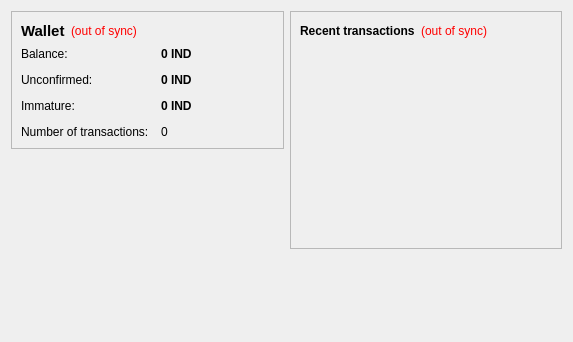
<?xml version="1.0" encoding="UTF-8"?>
<ui version="4.0">
 <class>OverviewPage</class>
 <widget class="QWidget" name="OverviewPage">
  <property name="geometry">
   <rect>
    <x>0</x>
    <y>0</y>
    <width>573</width>
    <height>342</height>
   </rect>
  </property>
  <property name="windowTitle">
   <string>Form</string>
  </property>
  <layout class="QHBoxLayout" name="horizontalLayout" stretch="1,1">
   <item>
    <layout class="QVBoxLayout" name="verticalLayout_2">
     <item>
      <widget class="QFrame" name="frame">
       <property name="frameShape">
        <enum>QFrame::StyledPanel</enum>
       </property>
       <property name="frameShadow">
        <enum>QFrame::Raised</enum>
       </property>
       <layout class="QVBoxLayout" name="verticalLayout_4">
        <item>
         <layout class="QHBoxLayout" name="horizontalLayout_4">
          <item>
           <widget class="QLabel" name="label_5">
            <property name="font">
             <font>
              <pointsize>11</pointsize>
              <weight>75</weight>
              <bold>true</bold>
             </font>
            </property>
            <property name="text">
             <string>Wallet</string>
            </property>
           </widget>
          </item>
          <item>
           <widget class="QLabel" name="labelWalletStatus">
            <property name="toolTip">
             <string>The displayed information may be out of date. Your wallet automatically synchronizes with the IndustryCoin network after a connection is established, but this process has not completed yet.</string>
            </property>
            <property name="styleSheet">
             <string notr="true">QLabel { color: red; }</string>
            </property>
            <property name="text">
             <string notr="true">(out of sync)</string>
            </property>
            <property name="alignment">
             <set>Qt::AlignLeading|Qt::AlignLeft|Qt::AlignVCenter</set>
            </property>
           </widget>
          </item>
          <item>
           <spacer name="horizontalSpacer_2">
            <property name="orientation">
             <enum>Qt::Horizontal</enum>
            </property>
            <property name="sizeHint" stdset="0">
             <size>
              <width>40</width>
              <height>20</height>
             </size>
            </property>
           </spacer>
          </item>
         </layout>
        </item>
        <item>
         <layout class="QFormLayout" name="formLayout_2">
          <property name="fieldGrowthPolicy">
           <enum>QFormLayout::AllNonFixedFieldsGrow</enum>
          </property>
          <property name="horizontalSpacing">
           <number>12</number>
          </property>
          <property name="verticalSpacing">
           <number>12</number>
          </property>
          <item row="0" column="0">
           <widget class="QLabel" name="label">
            <property name="text">
             <string>Balance:</string>
            </property>
           </widget>
          </item>
          <item row="0" column="1">
           <widget class="QLabel" name="labelBalance">
            <property name="font">
             <font>
              <weight>75</weight>
              <bold>true</bold>
             </font>
            </property>
            <property name="cursor">
             <cursorShape>IBeamCursor</cursorShape>
            </property>
            <property name="toolTip">
             <string>Your current balance</string>
            </property>
            <property name="text">
             <string notr="true">0 IND</string>
            </property>
            <property name="textInteractionFlags">
             <set>Qt::LinksAccessibleByMouse|Qt::TextSelectableByKeyboard|Qt::TextSelectableByMouse</set>
            </property>
           </widget>
          </item>
          <item row="1" column="0">
           <widget class="QLabel" name="label_3">
            <property name="text">
             <string>Unconfirmed:</string>
            </property>
           </widget>
          </item>
          <item row="1" column="1">
           <widget class="QLabel" name="labelUnconfirmed">
            <property name="font">
             <font>
              <weight>75</weight>
              <bold>true</bold>
             </font>
            </property>
            <property name="cursor">
             <cursorShape>IBeamCursor</cursorShape>
            </property>
            <property name="toolTip">
             <string>Total of transactions that have yet to be confirmed, and do not yet count toward the current balance</string>
            </property>
            <property name="text">
             <string notr="true">0 IND</string>
            </property>
            <property name="textInteractionFlags">
             <set>Qt::LinksAccessibleByMouse|Qt::TextSelectableByKeyboard|Qt::TextSelectableByMouse</set>
            </property>
           </widget>
          </item>
          <item row="3" column="0">
           <widget class="QLabel" name="label_2">
            <property name="text">
             <string>Number of transactions:</string>
            </property>
           </widget>
          </item>
          <item row="3" column="1">
           <widget class="QLabel" name="labelNumTransactions">
            <property name="toolTip">
             <string>Total number of transactions in wallet</string>
            </property>
            <property name="text">
             <string notr="true">0</string>
            </property>
           </widget>
          </item>
          <item row="2" column="0">
           <widget class="QLabel" name="labelImmatureText">
            <property name="text">
             <string>Immature:</string>
            </property>
           </widget>
          </item>
          <item row="2" column="1">
           <widget class="QLabel" name="labelImmature">
            <property name="font">
             <font>
              <weight>75</weight>
              <bold>true</bold>
             </font>
            </property>
            <property name="toolTip">
             <string>Mined balance that has not yet matured</string>
            </property>
            <property name="text">
             <string notr="true">0 IND</string>
            </property>
            <property name="textInteractionFlags">
             <set>Qt::LinksAccessibleByMouse|Qt::TextSelectableByKeyboard|Qt::TextSelectableByMouse</set>
            </property>
           </widget>
          </item>
         </layout>
        </item>
       </layout>
      </widget>
     </item>
     <item>
      <spacer name="verticalSpacer">
       <property name="orientation">
        <enum>Qt::Vertical</enum>
       </property>
       <property name="sizeHint" stdset="0">
        <size>
         <width>20</width>
         <height>40</height>
        </size>
       </property>
      </spacer>
     </item>
    </layout>
   </item>
   <item>
    <layout class="QVBoxLayout" name="verticalLayout_3">
     <item>
      <widget class="QFrame" name="frame_2">
       <property name="frameShape">
        <enum>QFrame::StyledPanel</enum>
       </property>
       <property name="frameShadow">
        <enum>QFrame::Raised</enum>
       </property>
       <layout class="QVBoxLayout" name="verticalLayout">
        <item>
         <layout class="QHBoxLayout" name="horizontalLayout_2">
          <item>
           <widget class="QLabel" name="label_4">
            <property name="text">
             <string>&lt;b&gt;Recent transactions&lt;/b&gt;</string>
            </property>
           </widget>
          </item>
          <item>
           <widget class="QLabel" name="labelTransactionsStatus">
            <property name="toolTip">
             <string>The displayed information may be out of date. Your wallet automatically synchronizes with the IndustryCoin network after a connection is established, but this process has not completed yet.</string>
            </property>
            <property name="styleSheet">
             <string notr="true">QLabel { color: red; }</string>
            </property>
            <property name="text">
             <string notr="true">(out of sync)</string>
            </property>
            <property name="alignment">
             <set>Qt::AlignRight|Qt::AlignTrailing|Qt::AlignVCenter</set>
            </property>
           </widget>
          </item>
          <item>
           <spacer name="horizontalSpacer">
            <property name="orientation">
             <enum>Qt::Horizontal</enum>
            </property>
            <property name="sizeHint" stdset="0">
             <size>
              <width>40</width>
              <height>20</height>
             </size>
            </property>
           </spacer>
          </item>
         </layout>
        </item>
        <item>
         <widget class="QListView" name="listTransactions">
          <property name="styleSheet">
           <string notr="true">QListView { background: transparent; }</string>
          </property>
          <property name="frameShape">
           <enum>QFrame::NoFrame</enum>
          </property>
          <property name="verticalScrollBarPolicy">
           <enum>Qt::ScrollBarAlwaysOff</enum>
          </property>
          <property name="horizontalScrollBarPolicy">
           <enum>Qt::ScrollBarAlwaysOff</enum>
          </property>
          <property name="selectionMode">
           <enum>QAbstractItemView::NoSelection</enum>
          </property>
         </widget>
        </item>
       </layout>
      </widget>
     </item>
     <item>
      <spacer name="verticalSpacer_2">
       <property name="orientation">
        <enum>Qt::Vertical</enum>
       </property>
       <property name="sizeHint" stdset="0">
        <size>
         <width>20</width>
         <height>40</height>
        </size>
       </property>
      </spacer>
     </item>
    </layout>
   </item>
  </layout>
 </widget>
 <resources/>
 <connections/>
</ui>
